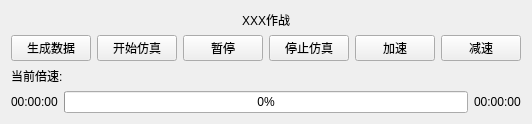
<?xml version="1.0" encoding="UTF-8"?>
<ui version="4.0">
 <class>FreeXSimClass</class>
 <widget class="QWidget" name="FreeXSimClass">
  <property name="geometry">
   <rect>
    <x>0</x>
    <y>0</y>
    <width>500</width>
    <height>107</height>
   </rect>
  </property>
  <property name="windowTitle">
   <string>FreeXSimWidget</string>
  </property>
  <layout class="QVBoxLayout" name="verticalLayout">
   <item>
    <widget class="QLabel" name="sceneLbl">
     <property name="text">
      <string>XXX作战</string>
     </property>
     <property name="alignment">
      <set>Qt::AlignCenter</set>
     </property>
    </widget>
   </item>
   <item>
    <layout class="QHBoxLayout" name="horizontalLayout_2">
     <item>
      <widget class="QPushButton" name="genrateBtn">
       <property name="text">
        <string>生成数据</string>
       </property>
      </widget>
     </item>
     <item>
      <widget class="QPushButton" name="startSimBtn">
       <property name="text">
        <string>开始仿真</string>
       </property>
      </widget>
     </item>
     <item>
      <widget class="QPushButton" name="pauseBtn">
       <property name="text">
        <string>暂停</string>
       </property>
      </widget>
     </item>
     <item>
      <widget class="QPushButton" name="stopBtn">
       <property name="text">
        <string>停止仿真</string>
       </property>
      </widget>
     </item>
     <item>
      <widget class="QPushButton" name="increSpeedBtn">
       <property name="text">
        <string>加速</string>
       </property>
      </widget>
     </item>
     <item>
      <widget class="QPushButton" name="descSpeedBtn">
       <property name="text">
        <string>减速</string>
       </property>
      </widget>
     </item>
    </layout>
   </item>
   <item>
    <widget class="QLabel" name="curBsLbl">
     <property name="text">
      <string>当前倍速:</string>
     </property>
    </widget>
   </item>
   <item>
    <layout class="QHBoxLayout" name="horizontalLayout">
     <item>
      <widget class="QLabel" name="elapseTimeLbl">
       <property name="text">
        <string>00:00:00</string>
       </property>
      </widget>
     </item>
     <item>
      <widget class="QProgressBar" name="curSimPrbar">
       <property name="value">
        <number>0</number>
       </property>
      </widget>
     </item>
     <item>
      <widget class="QLabel" name="residTimeLbl">
       <property name="text">
        <string>00:00:00</string>
       </property>
      </widget>
     </item>
    </layout>
   </item>
  </layout>
 </widget>
 <layoutdefault spacing="6" margin="11"/>
 <resources>
  <include location="FreeXSim.qrc"/>
 </resources>
 <connections/>
</ui>
